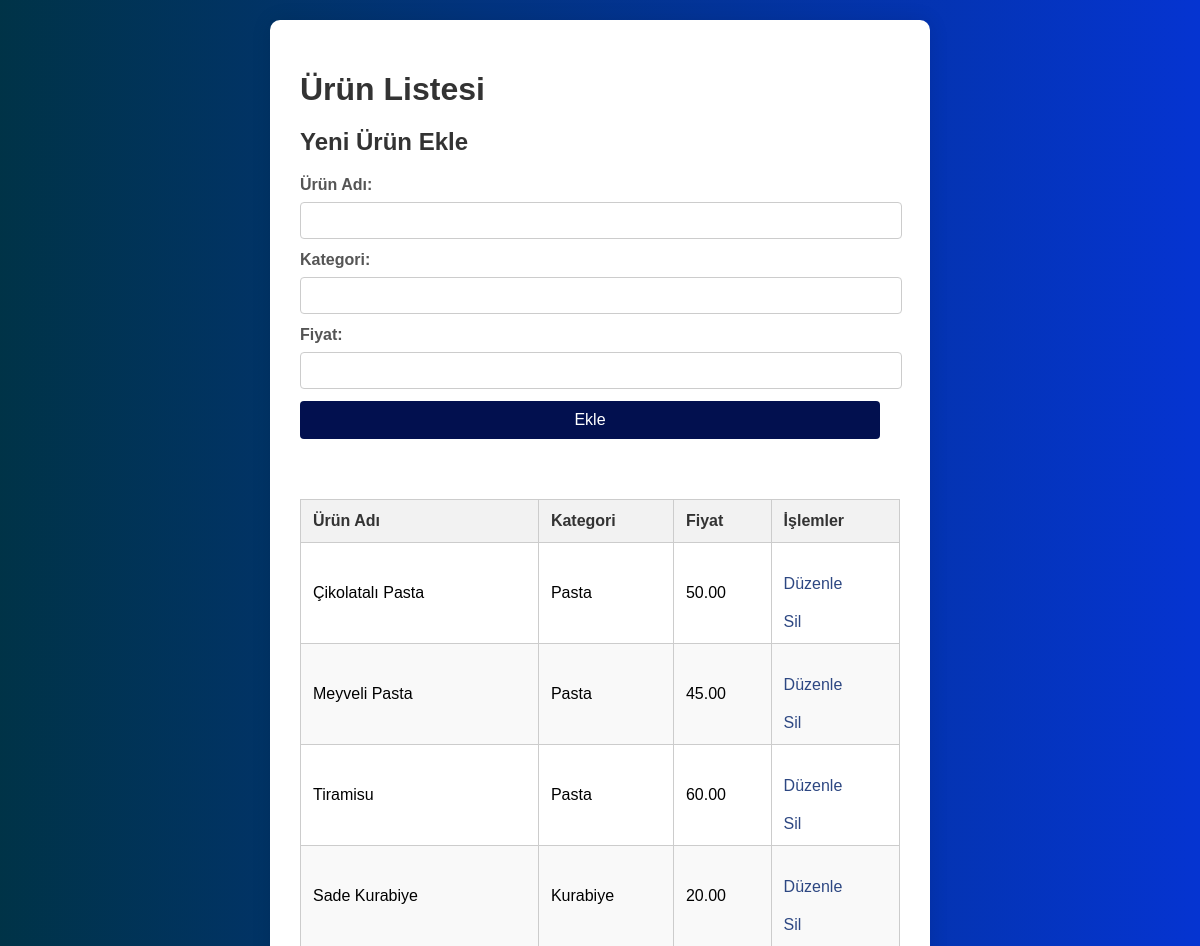
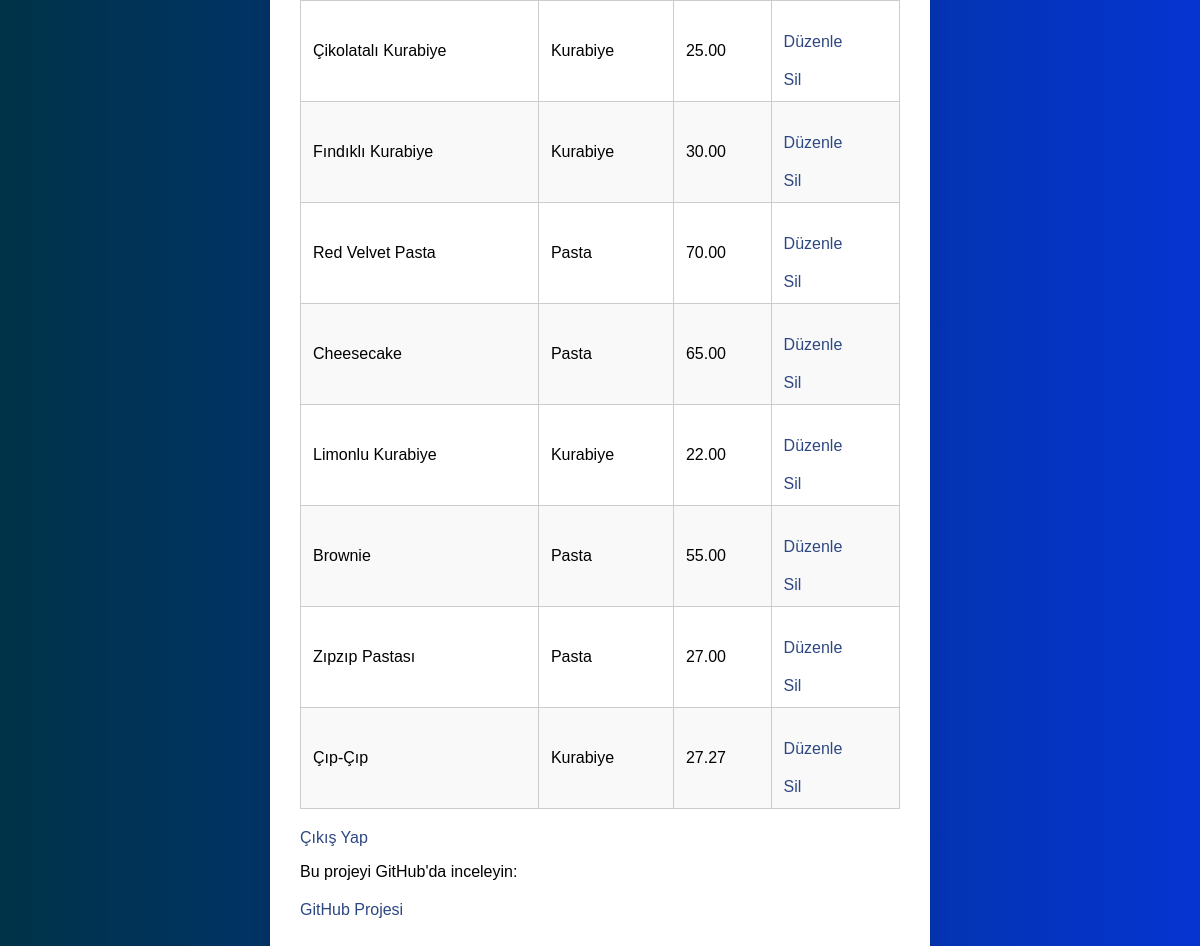
/index.php (signed in), run on the app's committed database (2 pictures, top to bottom).
### tables this page shows
CREATE TABLE `products` (
  `id` int(11) NOT NULL,
  `name` varchar(100) NOT NULL,
  `category` varchar(50) NOT NULL,
  `price` decimal(10,2) NOT NULL,
  `created_at` timestamp NOT NULL DEFAULT current_timestamp()
);

### index.php (the view, shortened to what this page needs)
<?php
include('config.php');
$query = "SELECT * FROM products";
$result = $conn->query($query);
?>
<!DOCTYPE html>
<html lang="en">
<head>
    <link rel="stylesheet" href="css/styles.css">
</head>
<body>
    <div class="container">
        <h1>Ürün Listesi</h1>
        <div class="form-container">
            <h2>Yeni Ürün Ekle</h2>
            <form action="add_product.php" method="post">
                <label for="name">Ürün Adı:</label>
                <input type="text" name="name" required>
                <label for="category">Kategori:</label>
                <input type="text" name="category" required>
                <label for="price">Fiyat:</label>
                <input type="number" step="0.01" name="price" required>
                <button type="submit">Ekle</button>
            </form>
        </div>
        <div class="table-container">
            <table>
                <thead>
                    <tr>
                        <th>Ürün Adı</th>
                        <th>Kategori</th>
                        <th>Fiyat</th>
                        <th>İşlemler</th>
                    </tr>
                </thead>
                <tbody>
                    <?php while($row = $result->fetch_assoc()): ?>
                    <tr>
                        <td><?php echo htmlspecialchars($row['name']); ?></td>
                        <td><?php echo htmlspecialchars($row['category']); ?></td>
                        <td><?php echo htmlspecialchars($row['price']); ?></td>
                        <td>
                            <a href="edit_product.php?id=<?php echo $row['id']; ?>">Düzenle</a>
                            <a href="delete_product.php?id=<?php echo $row['id']; ?>">Sil</a>
                        </td>
                    </tr>
                    <?php endwhile; ?>
                </tbody>
            </table>
        </div>
        <a href="logout.php">Çıkış Yap</a>
        <footer>
            <p>Bu projeyi GitHub'da inceleyin: <a href="https://github.com/erimburak/php-pastane-proje">GitHub Projesi</a></p>
        </footer>
    </div>
</body>
</html>

### css/styles.css (style rules this page uses)
body { font-family: 'Arial', sans-serif; background: linear-gradient(to right, hsl(197, 100%, 14%), #0534d1); margin: 0; padding: 0; min-height: 100vh; display: flex; justify-content: center; align-items: flex-start; }
.container { background: #fff; padding: 30px; border-radius: 10px; box-shadow: 0 0 20px rgba(0, 0, 0, 0.1); width: 600px; margin: 20px 0; }
h1, h2 { margin-bottom: 20px; color: #333; }
form { width: 100%; margin-top: 20px; }
form label { display: block; margin-bottom: 8px; font-weight: bold; text-align: left; color: #555; }
form input { width: calc(100% - 20px); padding: 10px; margin-bottom: 12px; border: 1px solid #ccc; border-radius: 4px; }
form button { width: calc(100% - 20px); padding: 10px; background-color: #02104f; border: none; border-radius: 4px; color: white; font-size: 16px; cursor: pointer; transition: background-color 0.3s ease; }
a { text-decoration: none; color: #2d4782; display: block; margin-top: 20px; }
.table-container { margin-top: 20px; overflow-x: auto; }
table { width: 100%; border-collapse: collapse; margin-top: 20px; }
table, th, td { border: 1px solid #ccc; }
th, td { padding: 12px; text-align: left; }
th { background-color: #f2f2f2; color: #333; }
td { background-color: #fff; }
table tr:nth-child(even) td { background-color: #f9f9f9; }
.form-container { margin-bottom: 40px; text-align: left; }

### data on the page
products: name "Çikolatalı Pasta", category "Pasta", price "50.00"
products: name "Meyveli Pasta", category "Pasta", price "45.00"
products: name "Tiramisu", category "Pasta", price "60.00"
products: name "Sade Kurabiye", category "Kurabiye", price "20.00"
products: name "Çikolatalı Kurabiye", category "Kurabiye", price "25.00"
products: name "Fındıklı Kurabiye", category "Kurabiye", price "30.00"
products: name "Red Velvet Pasta", category "Pasta", price "70.00"
products: name "Cheesecake", category "Pasta", price "65.00"
products: name "Limonlu Kurabiye", category "Kurabiye", price "22.00"
products: name "Brownie", category "Pasta", price "55.00"
products: name "Zıpzıp Pastası", category "Pasta", price "27.00"
products: name "Çıp-Çıp", category "Kurabiye", price "27.27"
